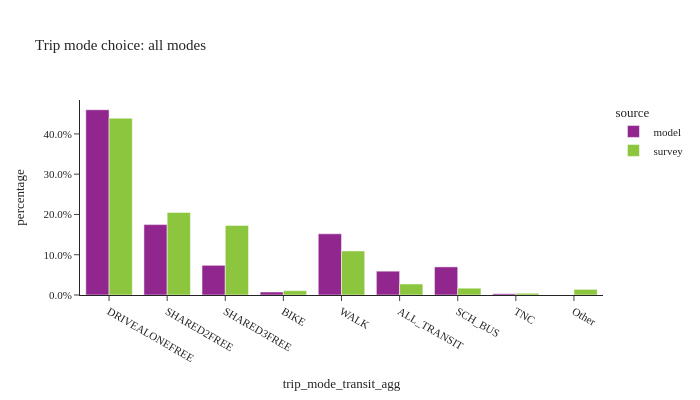

Notebook code for this chart:
### Code cell
util.plot_share_barchart(trip_data, 'trip_weight', 'trip_mode_transit_agg', title="Trip mode choice: all modes")

### Figure 1 — Plotly figure (JSON) as saved in the notebook; plotly's stock layout.template omitted (floating-point values rounded to 4 significant figures)
{"data": [{"alignmentgroup": "True", "hovertemplate": "source=model<br>trip_mode_transit_agg=%{x}<br>percentage=%{y}<extra></extra>", "legendgroup": "model", "marker": {"color": "#91268F", "pattern": {"shape": ""}}, "name": "model", "offsetgroup": "model", "orientation": "v", "showlegend": true, "textposition": "auto", "type": "bar", "x": ["DRIVEALONEFREE", "SHARED2FREE", "SHARED3FREE", "BIKE", "WALK", "ALL_TRANSIT", "SCH_BUS", "TNC"], "xaxis": "x", "y": [0.46, 0.1748, 0.07372, 0.007462, 0.1519, 0.05919, 0.06981, 0.003103], "yaxis": "y"}, {"alignmentgroup": "True", "hovertemplate": "source=survey<br>trip_mode_transit_agg=%{x}<br>percentage=%{y}<extra></extra>", "legendgroup": "survey", "marker": {"color": "#8CC63E", "pattern": {"shape": ""}}, "name": "survey", "offsetgroup": "survey", "orientation": "v", "showlegend": true, "textposition": "auto", "type": "bar", "x": ["DRIVEALONEFREE", "SHARED2FREE", "SHARED3FREE", "BIKE", "WALK", "ALL_TRANSIT", "SCH_BUS", "TNC", "Other"], "xaxis": "x", "y": [0.4391, 0.2051, 0.1729, 0.01075, 0.1094, 0.0274, 0.01691, 0.004335, 0.01403], "yaxis": "y"}], "layout": {"barmode": "group", "height": 400, "legend": {"title": {"text": "source"}, "tracegroupgap": 0}, "title": {"text": "Trip mode choice: all modes"}, "width": 700, "xaxis": {"anchor": "y", "domain": [0, 1], "title": {"text": "trip_mode_transit_agg"}}, "yaxis": {"anchor": "x", "domain": [0, 1], "tickformat": ".1%", "title": {"text": "percentage"}}}}
